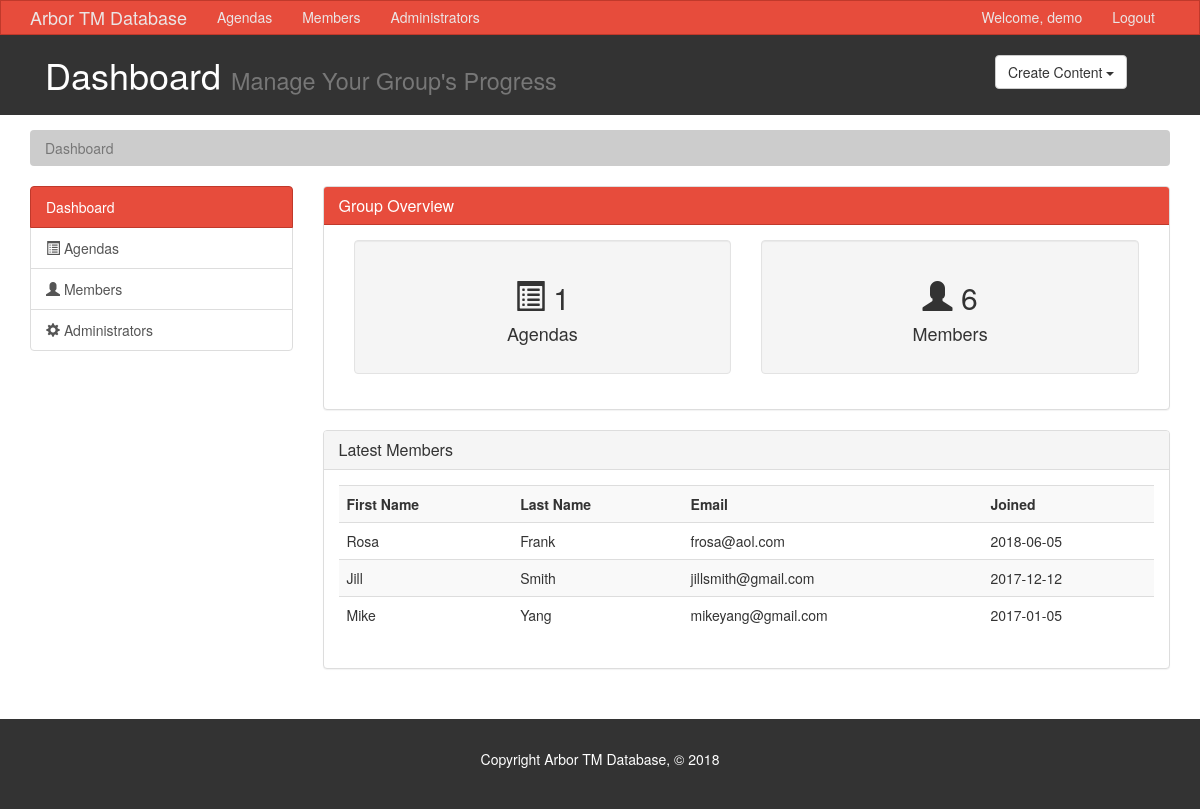
/ (signed in), run on the app's committed database.
### tables this page shows
CREATE TABLE member (
  member_id INT(11) NOT NULL AUTO_INCREMENT,
  member_name_first VARCHAR(30) NOT NULL,
  member_name_last VARCHAR(30) NOT NULL,
  member_email VARCHAR(60) NOT NULL,
  member_join DATE,
  member_comments TEXT,
    CONSTRAINT member_id_pk PRIMARY KEY (member_id),
    CONSTRAINT member_email_uk UNIQUE (member_email)
);

### private/query_functions.php (called while the page is built, shortened)
<?php
  function find_latest_members() {
    global $db;
    $sql = "SELECT * FROM member ";
    $sql .= "ORDER BY member_join DESC ";
    $sql .= "LIMIT 3";
    $result = mysqli_query($db, $sql);
    return $result;
  }
  function count_all_members() {
    global $db;
    $sql = "SELECT COUNT(*) FROM member ";
    $result = mysqli_query($db, $sql);
    $row = mysqli_fetch_row($result);
    $count = $row[0];
    return $count;
  }
  function count_all_agendas() {
    global $db;
    $sql = "SELECT COUNT(*) FROM agendas ";
    $result = mysqli_query($db, $sql);
    $row = mysqli_fetch_row($result);
    $count = $row[0];
    return $count;
  }
?>

### public/index.php (the view, shortened to what this page needs)
<?php include(SHARED_PATH . '/header.php'); ?>
<?php
  $memberCount = count_all_members();
  $agendaCount = count_all_agendas();
  $newMembersSet = find_latest_members();
?>
  <section id="breadcrumb">
    <div class="container">
      <ol class="breadcrumb">
        <li class="active">Dashboard</li>
      </ol>
    </div>
  </section>
  <section id="main">
    <div class="container">
       <div class="row">
        <?php include(SHARED_PATH . '/sidebar.php'); ?>
         <div class="col-md-9">
           <div class="panel panel-default">
             <div class="panel-heading main-color-bg">
               <h3 class="panel-title">Group Overview</h3>
             </div>
             <div class="panel-body">
               <div class="col-md-6">
                 <div class="well dash-box">
                   <h2><span class="glyphicon glyphicon-list-alt" aria-hidden="true"></span> <?php echo $agendaCount ; ?></h2>
                   <h4>Agendas</h4>
                 </div>
               </div>
               <div class="col-md-6">
                 <div class="well dash-box">
                   <h2><span class="glyphicon glyphicon-user" aria-hidden="true"></span> <?php echo $memberCount ; ?></h2>
                   <h4>Members</h4>
                 </div>
               </div>
             </div>
           </div>
          <div class="panel panel-default">
            <div class="panel-heading">
              <h3 class="panel-title">Latest Members</h3>
            </div>
            <div class="panel-body">
               <table class="table table-striped table-hover">
                 <tr>
                   <th>First Name</th>
                   <th>Last Name</th>
                   <th>Email</th>
                   <th>Joined</th>
                 </tr>
                 <?php while($newMember = mysqli_fetch_assoc($newMembersSet)) : ?>
                 <tr>
                   <td><?php echo htmlspecialchars($newMember['member_name_first']); ?></td>
                   <td><?php echo htmlspecialchars($newMember['member_name_last']); ?></td>
                   <td><?php echo htmlspecialchars($newMember['member_email']); ?></td>
                   <td><?php echo htmlspecialchars($newMember['member_join']); ?></td>
                 </tr>
               <?php endwhile; ?>
               </table>
            </div>
          </div>
        </div>
       </div>
    </div>
  </section>
<?php include(SHARED_PATH . '/footer.php'); ?>

### public/css/style.css (style rules this page uses)
:root { --bg-color: #f4f4f4; }
.main-color-bg { background-color: #e74c3c !important; border-color: #c0392b !important; color:#ffffff !important; }
.breadcrumb { background: #cccccc; color:#333333; }
.dash-box { text-align: center; }

### data on the page
member: member_name_first "Rosa", member_name_last "Frank", member_email "frosa@aol.com", member_join "2018-06-05"
member: member_name_first "Jill", member_name_last "Smith", member_email "jillsmith@gmail.com", member_join "2017-12-12"
member: member_name_first "Mike", member_name_last "Yang", member_email "mikeyang@gmail.com", member_join "2017-01-05"

### other printed values
$_SESSION['username'] "demo"
$pageTitle "Dashboard"
$pageSubtitle "Manage Your Group's Progress"
$agendaCount "1"
$memberCount "6"
